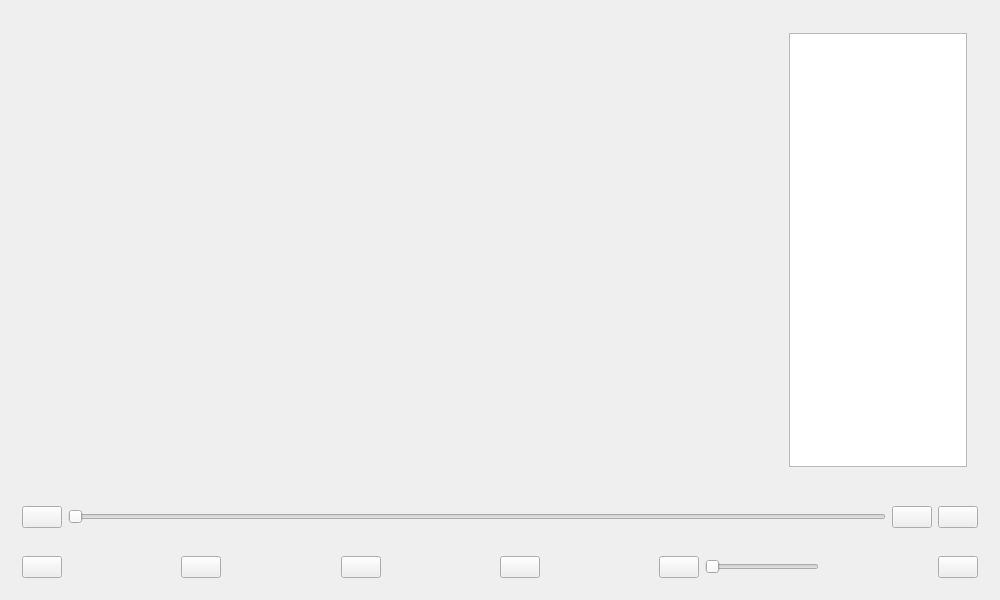
<?xml version="1.0" encoding="UTF-8"?>
<ui version="4.0">
 <class>Widget</class>
 <widget class="QWidget" name="Widget">
  <property name="geometry">
   <rect>
    <x>0</x>
    <y>0</y>
    <width>1000</width>
    <height>600</height>
   </rect>
  </property>
  <property name="maximumSize">
   <size>
    <width>16777215</width>
    <height>16777215</height>
   </size>
  </property>
  <property name="windowTitle">
   <string>Widget</string>
  </property>
  <layout class="QGridLayout" name="gridLayout">
   <item row="0" column="0">
    <widget class="QWidget" name="widget_1" native="true">
     <layout class="QHBoxLayout" name="horizontalLayout_2">
      <item>
       <widget class="QWidget" name="widget_4" native="true">
        <layout class="QGridLayout" name="gridLayout_2">
         <item row="0" column="0">
          <widget class="QLabel" name="label">
           <property name="text">
            <string/>
           </property>
          </widget>
         </item>
        </layout>
       </widget>
      </item>
      <item>
       <widget class="QWidget" name="widget_11" native="true">
        <property name="maximumSize">
         <size>
          <width>200</width>
          <height>16777215</height>
         </size>
        </property>
        <layout class="QVBoxLayout" name="verticalLayout">
         <item>
          <widget class="QTableView" name="tableView"/>
         </item>
        </layout>
       </widget>
      </item>
     </layout>
    </widget>
   </item>
   <item row="1" column="0">
    <widget class="QWidget" name="widget_2" native="true">
     <property name="maximumSize">
      <size>
       <width>16777215</width>
       <height>100</height>
      </size>
     </property>
     <layout class="QHBoxLayout" name="horizontalLayout_3">
      <item>
       <widget class="QPushButton" name="pushButton_screenshots">
        <property name="maximumSize">
         <size>
          <width>45</width>
          <height>40</height>
         </size>
        </property>
        <property name="styleSheet">
         <string notr="true">border-image: url(:/new/prefix1/image/截图.png);</string>
        </property>
        <property name="text">
         <string/>
        </property>
       </widget>
      </item>
      <item>
       <widget class="CustomSlider" name="hSlider_progressBar">
        <property name="mouseTracking">
         <bool>true</bool>
        </property>
        <property name="orientation">
         <enum>Qt::Horizontal</enum>
        </property>
       </widget>
      </item>
      <item>
       <widget class="QPushButton" name="pushButton_open">
        <property name="maximumSize">
         <size>
          <width>50</width>
          <height>50</height>
         </size>
        </property>
        <property name="styleSheet">
         <string notr="true">border-image: url(:/new/prefix1/image/file-open.png);</string>
        </property>
        <property name="text">
         <string/>
        </property>
       </widget>
      </item>
      <item>
       <widget class="QPushButton" name="pushButton_playorder">
        <property name="maximumSize">
         <size>
          <width>45</width>
          <height>40</height>
         </size>
        </property>
        <property name="styleSheet">
         <string notr="true">border-image: url(:/new/prefix1/image/顺序播放.png);</string>
        </property>
        <property name="text">
         <string/>
        </property>
       </widget>
      </item>
     </layout>
    </widget>
   </item>
   <item row="2" column="0">
    <widget class="QWidget" name="widget_3" native="true">
     <property name="maximumSize">
      <size>
       <width>16777215</width>
       <height>100</height>
      </size>
     </property>
     <layout class="QHBoxLayout" name="horizontalLayout">
      <item>
       <widget class="QPushButton" name="pushButton_stop">
        <property name="maximumSize">
         <size>
          <width>50</width>
          <height>50</height>
         </size>
        </property>
        <property name="styleSheet">
         <string notr="true">border-image: url(:/new/prefix1/image/停止.png);</string>
        </property>
        <property name="text">
         <string/>
        </property>
       </widget>
      </item>
      <item>
       <spacer name="horizontalSpacer_2">
        <property name="orientation">
         <enum>Qt::Horizontal</enum>
        </property>
        <property name="sizeHint" stdset="0">
         <size>
          <width>40</width>
          <height>20</height>
         </size>
        </property>
       </spacer>
      </item>
      <item>
       <widget class="QPushButton" name="pushButton_pre">
        <property name="maximumSize">
         <size>
          <width>45</width>
          <height>45</height>
         </size>
        </property>
        <property name="styleSheet">
         <string notr="true">border-image: url(:/new/prefix1/image/上一个.png);</string>
        </property>
        <property name="text">
         <string/>
        </property>
       </widget>
      </item>
      <item>
       <spacer name="horizontalSpacer">
        <property name="orientation">
         <enum>Qt::Horizontal</enum>
        </property>
        <property name="sizeHint" stdset="0">
         <size>
          <width>40</width>
          <height>20</height>
         </size>
        </property>
       </spacer>
      </item>
      <item>
       <widget class="QPushButton" name="pushButton_start_puse">
        <property name="maximumSize">
         <size>
          <width>45</width>
          <height>45</height>
         </size>
        </property>
        <property name="styleSheet">
         <string notr="true">border-image: url(:/new/prefix1/image/播放.png);</string>
        </property>
        <property name="text">
         <string/>
        </property>
       </widget>
      </item>
      <item>
       <spacer name="horizontalSpacer_3">
        <property name="orientation">
         <enum>Qt::Horizontal</enum>
        </property>
        <property name="sizeHint" stdset="0">
         <size>
          <width>40</width>
          <height>20</height>
         </size>
        </property>
       </spacer>
      </item>
      <item>
       <widget class="QPushButton" name="pushButton_next">
        <property name="maximumSize">
         <size>
          <width>45</width>
          <height>45</height>
         </size>
        </property>
        <property name="styleSheet">
         <string notr="true">border-image: url(:/new/prefix1/image/下一个.png);</string>
        </property>
        <property name="text">
         <string/>
        </property>
       </widget>
      </item>
      <item>
       <spacer name="horizontalSpacer_5">
        <property name="orientation">
         <enum>Qt::Horizontal</enum>
        </property>
        <property name="sizeHint" stdset="0">
         <size>
          <width>40</width>
          <height>20</height>
         </size>
        </property>
       </spacer>
      </item>
      <item>
       <widget class="QPushButton" name="pushButton_voicestates">
        <property name="enabled">
         <bool>true</bool>
        </property>
        <property name="maximumSize">
         <size>
          <width>45</width>
          <height>50</height>
         </size>
        </property>
        <property name="styleSheet">
         <string notr="true">border-image: url(:/new/prefix1/image/声音.png);</string>
        </property>
        <property name="text">
         <string/>
        </property>
       </widget>
      </item>
      <item>
       <widget class="QSlider" name="hSlider_voice">
        <property name="orientation">
         <enum>Qt::Horizontal</enum>
        </property>
       </widget>
      </item>
      <item>
       <spacer name="horizontalSpacer_4">
        <property name="orientation">
         <enum>Qt::Horizontal</enum>
        </property>
        <property name="sizeHint" stdset="0">
         <size>
          <width>40</width>
          <height>20</height>
         </size>
        </property>
       </spacer>
      </item>
      <item>
       <widget class="QPushButton" name="pushButton_fullscreen">
        <property name="maximumSize">
         <size>
          <width>45</width>
          <height>40</height>
         </size>
        </property>
        <property name="styleSheet">
         <string notr="true">border-image: url(:/new/prefix1/image/全屏.png);</string>
        </property>
        <property name="text">
         <string/>
        </property>
       </widget>
      </item>
     </layout>
    </widget>
   </item>
  </layout>
 </widget>
 <layoutdefault spacing="6" margin="11"/>
 <customwidgets>
  <customwidget>
   <class>CustomSlider</class>
   <extends>QSlider</extends>
   <header>customslider.h</header>
  </customwidget>
 </customwidgets>
 <resources/>
 <connections/>
</ui>
